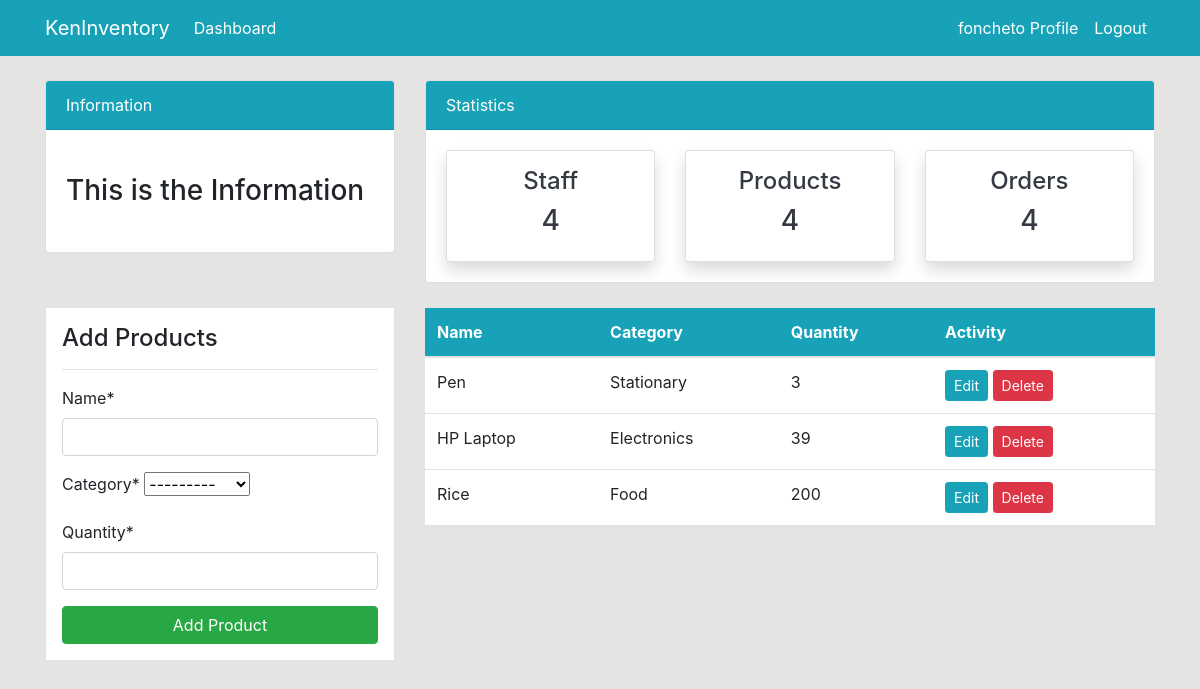
Page /product/ (signed in) on the earlier database version.
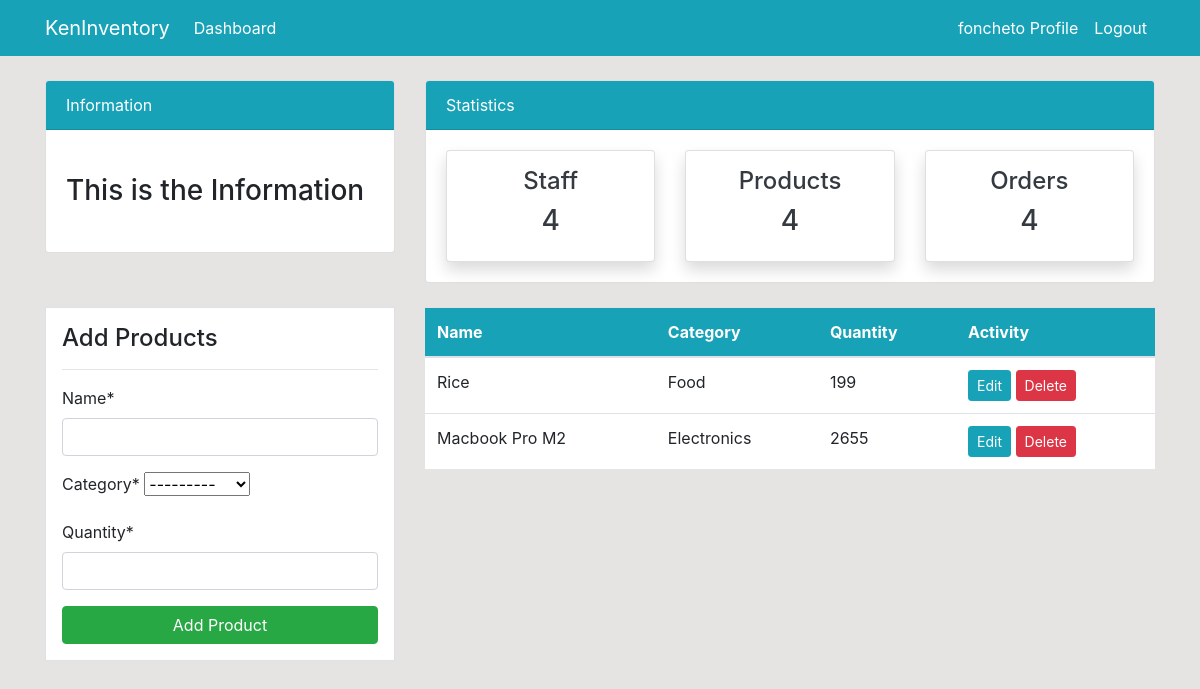
Same page on the later database version.
### dashboard/models.py (models this page shows, shortened)
class Product(models.Model):
    name = models.CharField(max_length=50, null=True)
    category = models.CharField(choices=CATEGORIES, max_length=20, null=True)
    quantity = models.PositiveSmallIntegerField(null=True)
    class Meta:
        verbose_name_plural = "Product"

### dashboard/views.py (the view)
# urls.py: path("product/", views.product, name="dashboard-product"),
@login_required
def product(request):
    items = Product.objects.all()
    if request.method == "POST":
        form = ProductForm(request.POST)
        if form.is_valid():
            form.save()
            product_name = form.cleaned_data.get("name")
            messages.success(request, f"{product_name} has been added to the inventory")
            return redirect("dashboard-product")
    else:
        form = ProductForm()
    context = {"items": items, "form": form}
    return render(request, "dashboard/product.html", context)

### dashboard/forms.py
class ProductForm(forms.ModelForm):
    class Meta:
        model = Product
        fields = ["name", "category", "quantity"]

### templates/dashboard/product.html (shortened to what this page needs)
{% extends 'partials/base.html' %}
{% load crispy_forms_tags %}
{% block content %}
{% include 'partials/topnav.html' %}
<div class="container">
    <div class="row my-4">
        <div class="col-md-4">
            <div class="border bg-white p-3">
                <h4>Add Products</h4>
                <hr>
                <form method="POST">
                    {{ form|crispy }}
                    <input class="btn btn-success btn-block" type="submit" value="Add Product">
                </form>
            </div>
        </div>
        <div class="col-md-8">
            <table class="table bg-white">
                <thead class="bg-info">
                    <tr class="text-white">
                        <th scope="col">Name</th>
                        <th scope="col">Category</th>
                        <th scope="col">Quantity</th>
                        <th scope="col">Activity</th>
                    </tr>
                </thead>
                <tbody>
                    {% for item in items %}
                    <tr>
                        <td>{{ item.name }}</td>
                        <td>{{ item.category }}</td>
                        <td>{{ item.quantity }}</td>
                        <td>
                            <a class="btn btn-info btn-sm" href="{% url 'dashboard-product-update' item.id %}">Edit</a>
                            <a class="btn btn-danger btn-sm"
                                href="{% url 'dashboard-product-delete' item.id %}">Delete</a>
                        </td>
                    </tr>
                    {% endfor %}
                </tbody>
            </table>
        </div>
    </div>
</div>
{% endblock %}

Differences in the rows shown:
removed Product: name "Pen", category "Stationary", quantity "3"
removed Product: name "HP Laptop", category "Electronics", quantity "39"
changed Product "Rice": quantity "200" → "199"
added Product: name "Macbook Pro M2", category "Electronics", quantity "2655"
